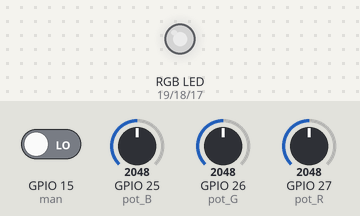
Bench run of a sketch on a simulated ESP32. Shown: an RGB LED mixed from three pins (HIGH = lit). The inputs (shaded band) are chosen by the test bench; at power-on: GPIO 25 (pot_B) = 2048, GPIO 26 (pot_G) = 2048, GPIO 27 (pot_R) = 2048, GPIO 15 (man) LOW. Dim RGB values are drawn brighter than linear; nothing arrives over Bluetooth unless stated; what the sketch prints to the serial monitor is not drawn.

Above: at 1.2 s.
1.3 s: GPIO 25 (pot_B) set to 2866
At 2.5 s:
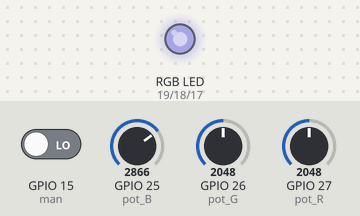
2.8 s: GPIO 26 (pot_G) set to 2866
At 3.7 s:
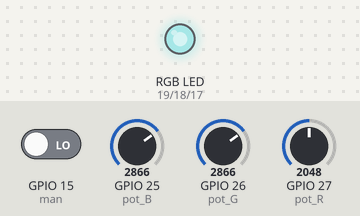
4.3 s: GPIO 27 (pot_R) set to 2866
At 4.7 s:
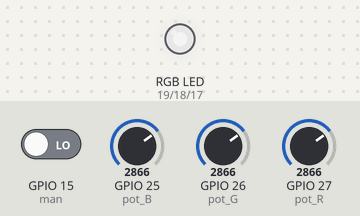
5.8 s: GPIO 25 (pot_B) set to 3603
At 6.5 s:
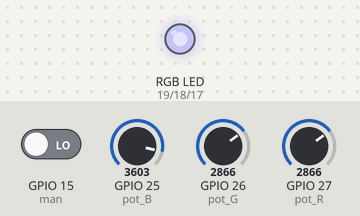
7.3 s: GPIO 26 (pot_G) set to 3603
At 8.5 s:
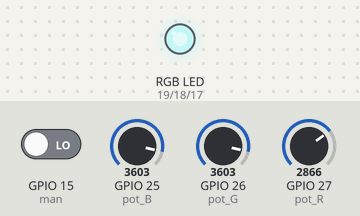
8.8 s: GPIO 27 (pot_R) set to 3603
At 9.2 s:
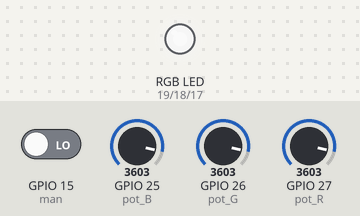
Timing chart, 0 to 11.3 s (numbered marks = the images above; inputs shaded):
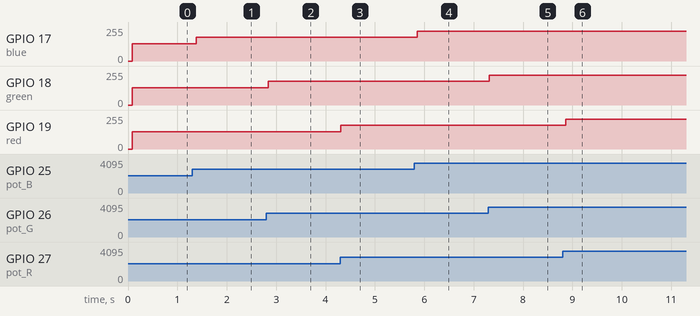

Measured:
- after the input at 1.3 s, GPIO 17 (blue): 128/255 → 178/255 after 0.08 s
- after the input at 2.8 s, GPIO 18 (green): 128/255 → 178/255 at once
- after the input at 4.3 s, GPIO 19 (red): 128/255 → 178/255 at once
- after the input at 5.8 s, GPIO 17 (blue): 178/255 → 224/255 after 0.05 s
- after the input at 7.3 s, GPIO 18 (green): 178/255 → 224/255 at once
- after the input at 8.8 s, GPIO 19 (red): 178/255 → 224/255 after 0.06 s

The sketch:

RGB_Mood_Lamp.ino
```cpp
#include "BluetoothSerial.h"

/* Check if Bluetooth configurations are enabled in the SDK */
/* If not, then you have to recompile the SDK */
#if !defined(CONFIG_BT_ENABLED) || !defined(CONFIG_BLUEDROID_ENABLED)
#error Bluetooth is not enabled! Please run `make menuconfig` to and enable it
#endif

BluetoothSerial SerialBT;

const int pot_R=27;
const int pot_G=26;
const int pot_B=25;

const int red=19;
const int green=18;
const int blue=17;

const int redChannel=1;
const int greenChannel=2;
const int blueChannel=3;

const int man=15;

uint8_t r=0;
uint8_t g=0;
uint8_t b=0;

uint8_t avg_r = 0;
uint8_t avg_g = 0;
uint8_t avg_b = 0;


//state=0 -> potentiometer mode
//state=1 -> bluetooth mode
int state = 0;

//Interrupt Service Routine
void IRAM_ATTR ISR(){

  state = digitalRead(man);

  if(state == 0){

    SerialBT.disconnect();
    SerialBT.end();

   }

   else{
    SerialBT.begin("MOOD LAMP");
    Serial.println("Bluetooth Started! Ready to pair...");
   }
}

void setup() {
  Serial.begin(115200);
  /* If no name is given, default 'ESP32' is applied */
  /* If you want to give your own name to ESP32 Bluetooth device, then */
  /* specify the name as an argument SerialBT.begin("myESP32Bluetooth"); */
   SerialBT.begin("MOOD LAMP");
   Serial.println("Bluetooth Started! Ready to pair...");

   pinMode(man,INPUT_PULLDOWN);
   attachInterrupt(man, ISR, CHANGE);

 //Configuring the PWM channels
   ledcAttachPin(red,redChannel);
   ledcAttachPin(green,greenChannel);
   ledcAttachPin(blue,blueChannel);

   ledcSetup(redChannel,5000, 8);
   ledcSetup(greenChannel,5000, 8);
   ledcSetup(blueChannel,5000, 8);
}

void loop() {
  // put your main code here, to run repeatedly:
  state = digitalRead(man);

  if(state == 0){  //Potentiometer mode
    for(int i=0;i<256;i++)
    {
    //Mapping 12-bit values to 8-bit
      r = analogRead(pot_R)>>4;
      g = analogRead(pot_G)>>4;
      b = analogRead(pot_B)>>4;

      avg_r += r;
      avg_g += g;
      avg_b += b;
    }
  //taking average to mitigate fluctuations
    avg_r /= 256;
    avg_g /= 256;
    avg_b /= 256;
  }
  else{           //Bluetooth Mode
    if(SerialBT.available()){
      r = SerialBT.read();
      g = SerialBT.read();
      b = SerialBT.read();
    }
  }

//Writing the duty cycles to respective
//channels
  ledcWrite(redChannel, r);
  ledcWrite(greenChannel, g);
  ledcWrite(blueChannel, b);

}
```
